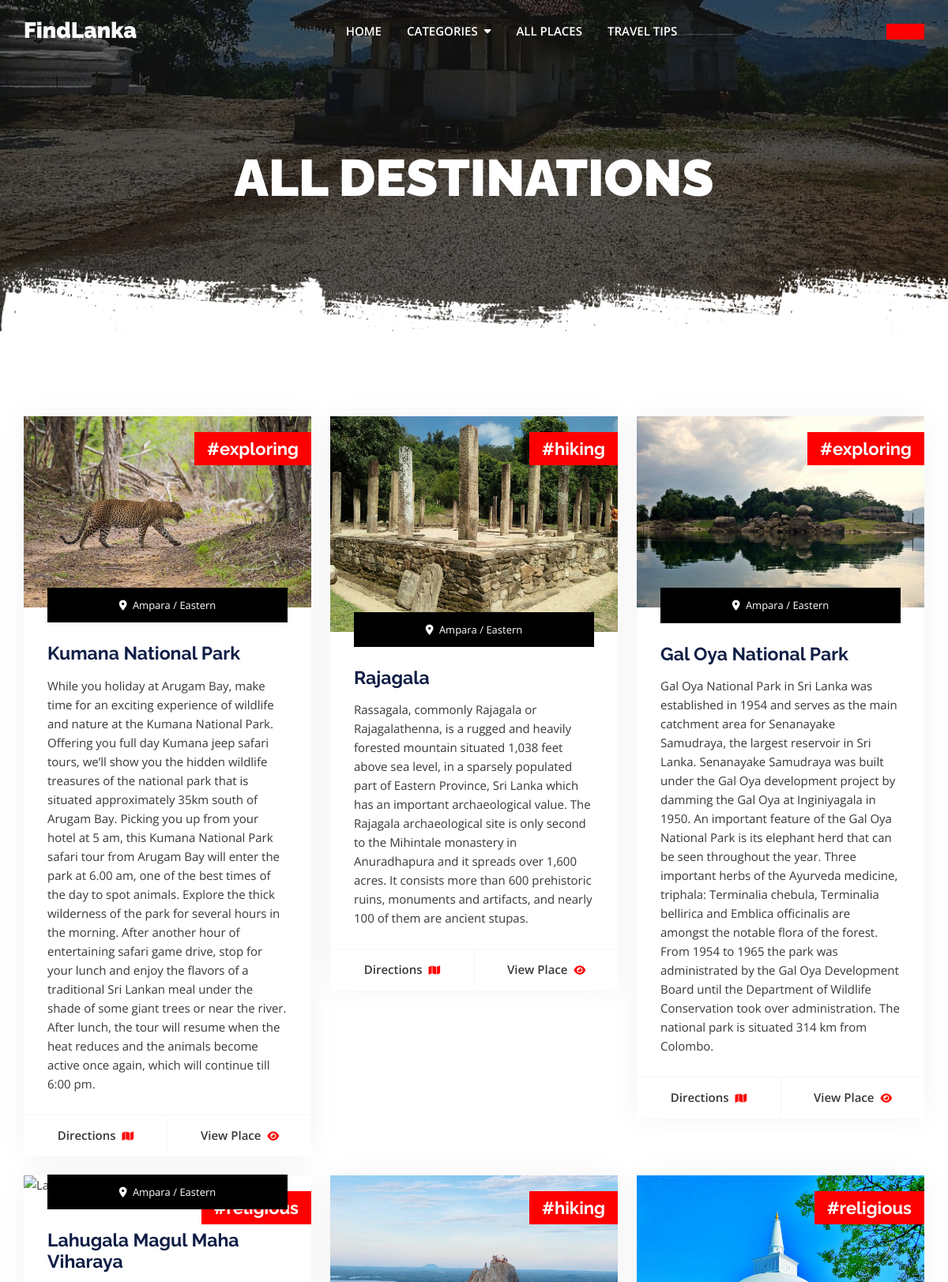
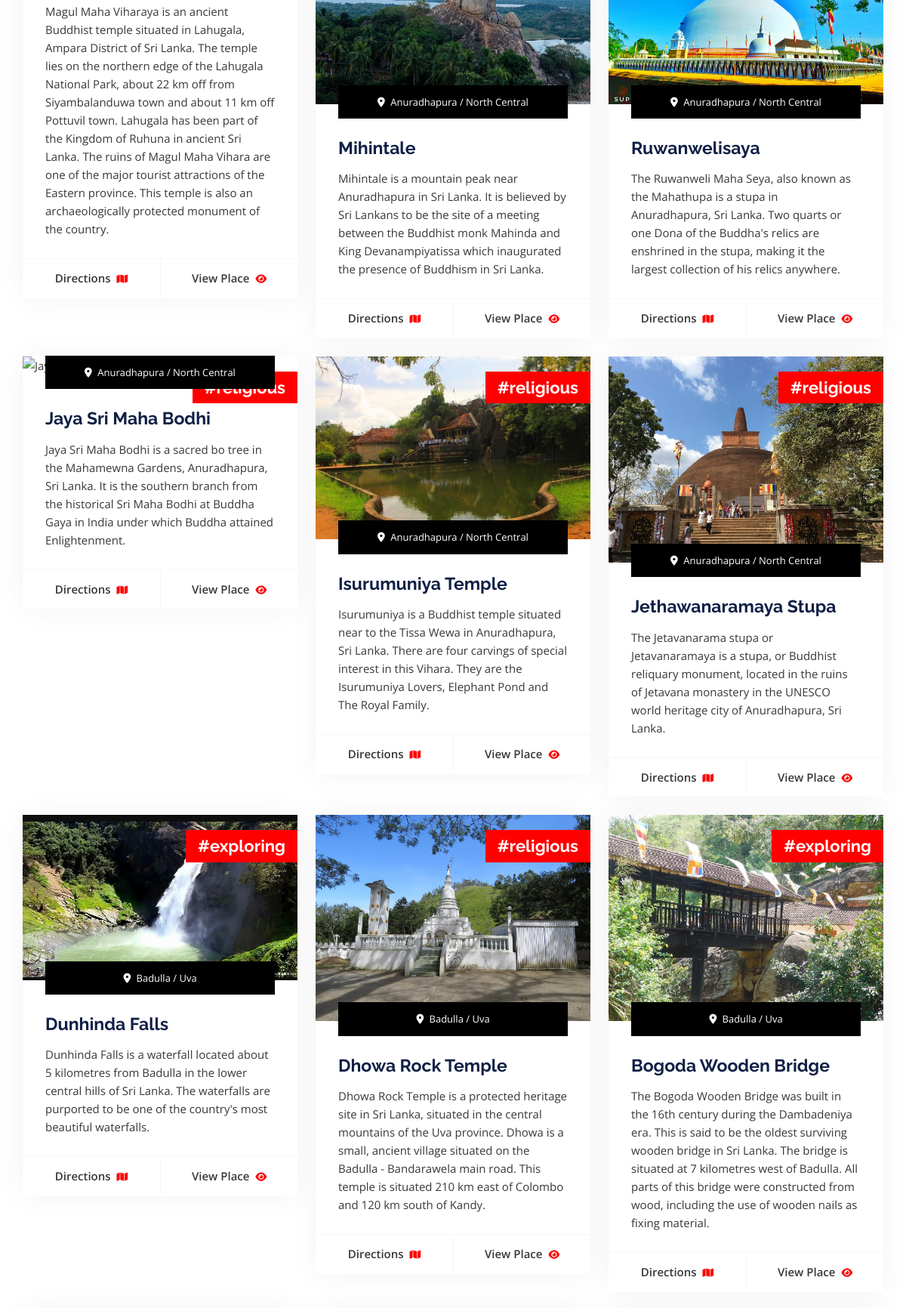
/gallery.php (upper part), run on the app's committed database (2 pictures, top to bottom).
### tables this page shows
CREATE TABLE `places` (
  `id` int(11) NOT NULL,
  `title` varchar(255) NOT NULL,
  `des` varchar(2000) NOT NULL,
  `img` varchar(255) NOT NULL,
  `district` varchar(100) NOT NULL,
  `province` varchar(100) NOT NULL,
  `map` varchar(2000) NOT NULL,
  `category` varchar(50) NOT NULL
);

### gallery.php (the view, shortened to what this page needs)
<?php
include 'header.php';
?>
         <main id="content" class="site-main">
            <?php
            $bg = $conn->query("SELECT img FROM places ORDER BY RAND();")->fetch_assoc();
            ?>
            <section class="inner-banner-wrap">
               <div class="inner-baner-container" style="background-image: url(<?php echo $bg['img'] ?>);">
                  <div class="container">
                     <div class="inner-banner-content">
                        <h1 class="inner-title">ALL DESTINATIONS</h1>
                     </div>
                  </div>
               </div>
               <div class="inner-shape"></div>
            </section>
            <div class="package-inner container">
                     <div class="row">
                        <?php
                        $suggested_sql = "SELECT * FROM places;";
                        $suggested_res = $conn->query($suggested_sql);
                        while($suggested_row = $suggested_res->fetch_assoc()){ ?>
                        <div class="col-lg-4 col-md-6">
                           <div class="package-wrap">
                              <figure class="feature-image">
                                    <img src="<?php echo $suggested_row['img']; ?>" alt="<?php echo $suggested_row['title']; ?>">
                              </figure>
                              <div class="package-price">
                                 <h6>
                                    <span>#<?php echo $suggested_row['category'] ?></span>
                                 </h6>
                              </div>
                              <div class="package-content-wrap">
                                 <div class="package-meta text-center">
                                    <ul>
                                       <li>
                                          <i class="fas fa-map-marker-alt"></i>
                                          <?php echo $suggested_row['district']; ?> /  <?php echo $suggested_row['province']; ?>
                                       </li>
                                    </ul>
                                 </div>
                                 <div class="package-content">
                                    <h3>
                                    <?php echo $suggested_row['title']; ?>
                                    </h3>
                                    <p><?php echo $suggested_row['des']; ?></p>
                                    <div class="btn-wrap">
                                       <a target="_blank" href="https://www.google.com/maps?q=<?php echo $suggested_row['title']; ?>" class="button-text width-6">Directions<i class="fas fa-map"></i></a>
                                       <a href="view-place.php?id=<?php echo $suggested_row['id']; ?>" class="button-text width-6">View Place<i class="fas fa-eye"></i></a>
                                    </div>
                                 </div>
                              </div>
                           </div>
                        </div>
                        <?php } ?>
                     </div>
                  </div>
         </main>
<?php include 'footer.php'; ?>

### data on the page
places: img (picture)
places: img (picture), category "exploring", district "Ampara", province "Eastern", title "Kumana National Park", des "While you holiday at Arugam Bay, make time for an exciting experience of wildlife and nature at the Kumana National Park. Offering you full day Kumana jeep safari tours, we’ll show you the hidden wildlife treasures of the national park that is situated approximately 35km south of Arugam Bay. Picking you up from your hotel at 5 am, this Kumana National Park safari tour from Arugam Bay will enter the park at 6.00 am, one of the best times of the day to spot animals. Explore the thick wilderness of the park for several hours in the morning. After another hour of entertaining safari game drive, stop for your lunch and enjoy the flavors of a traditional Sri Lankan meal under the shade of some…"
places: img (picture), category "hiking", district "Ampara", province "Eastern", title "Rajagala", des "Rassagala, commonly Rajagala or Rajagalathenna, is a rugged and heavily forested mountain situated 1,038 feet above sea level, in a sparsely populated part of Eastern Province, Sri Lanka which has an important archaeological value. The Rajagala archaeological site is only second to the Mihintale monastery in Anuradhapura and it spreads over 1,600 acres. It consists more than 600 prehistoric ruins, monuments and artifacts, and nearly 100 of them are ancient stupas."
places: img (picture), category "exploring", district "Ampara", province "Eastern", title "Gal Oya National Park", des "Gal Oya National Park in Sri Lanka was established in 1954 and serves as the main catchment area for Senanayake Samudraya, the largest reservoir in Sri Lanka. Senanayake Samudraya was built under the Gal Oya development project by damming the Gal Oya at Inginiyagala in 1950. An important feature of the Gal Oya National Park is its elephant herd that can be seen throughout the year. Three important herbs of the Ayurveda medicine, triphala: Terminalia chebula, Terminalia bellirica and Emblica officinalis are amongst the notable flora of the forest. From 1954 to 1965 the park was administrated by the Gal Oya Development Board until the Department of Wildlife Conservation took over…"
places: district "Ampara", province "Eastern", title "Lahugala Magul Maha Viharaya", des "Magul Maha Viharaya is an ancient Buddhist temple situated in Lahugala, Ampara District of Sri Lanka. The temple lies on the northern edge of the Lahugala National Park, about 22 km off from Siyambalanduwa town and about 11 km off Pottuvil town. Lahugala has been part of the Kingdom of Ruhuna in ancient Sri Lanka. The ruins of Magul Maha Vihara are one of the major tourist attractions of the Eastern province. This temple is also an archaeologically protected monument of the country."
places: img (picture), category "hiking", district "Anuradhapura", province "North Central", title "Mihintale", des "Mihintale is a mountain peak near Anuradhapura in Sri Lanka. It is believed by Sri Lankans to be the site of a meeting between the Buddhist monk Mahinda and King Devanampiyatissa which inaugurated the presence of Buddhism in Sri Lanka."
places: img (picture), category "religious", district "Anuradhapura", province "North Central", title "Ruwanwelisaya", des "The Ruwanweli Maha Seya, also known as the Mahathupa is a stupa in Anuradhapura, Sri Lanka. Two quarts or one Dona of the Buddha's relics are enshrined in the stupa, making it the largest collection of his relics anywhere."
places: district "Anuradhapura", province "North Central", title "Jaya Sri Maha Bodhi", des "Jaya Sri Maha Bodhi is a sacred bo tree in the Mahamewna Gardens, Anuradhapura, Sri Lanka. It is the southern branch from the historical Sri Maha Bodhi at Buddha Gaya in India under which Buddha attained Enlightenment."
places: img (picture), category "religious", district "Anuradhapura", province "North Central", title "Isurumuniya Temple", des "Isurumuniya is a Buddhist temple situated near to the Tissa Wewa in Anuradhapura, Sri Lanka. There are four carvings of special interest in this Vihara. They are the Isurumuniya Lovers, Elephant Pond and The Royal Family."
places: img (picture), category "religious", district "Anuradhapura", province "North Central", title "Jethawanaramaya Stupa", des "The Jetavanarama stupa or Jetavanaramaya is a stupa, or Buddhist reliquary monument, located in the ruins of Jetavana monastery in the UNESCO world heritage city of Anuradhapura, Sri Lanka."
places: img (picture), category "exploring", district "Badulla", province "Uva", title "Dunhinda Falls", des "Dunhinda Falls is a waterfall located about 5 kilometres from Badulla in the lower central hills of Sri Lanka. The waterfalls are purported to be one of the country's most beautiful waterfalls."
places: img (picture), category "religious", district "Badulla", province "Uva", title "Dhowa Rock Temple", des "Dhowa Rock Temple is a protected heritage site in Sri Lanka, situated in the central mountains of the Uva province. Dhowa is a small, ancient village situated on the Badulla - Bandarawela main road. This temple is situated 210 km east of Colombo and 120 km south of Kandy."
places: img (picture), category "exploring", district "Badulla", province "Uva", title "Bogoda Wooden Bridge", des "The Bogoda Wooden Bridge was built in the 16th century during the Dambadeniya era. This is said to be the oldest surviving wooden bridge in Sri Lanka. The bridge is situated at 7 kilometres west of Badulla. All parts of this bridge were constructed from wood, including the use of wooden nails as fixing material."
